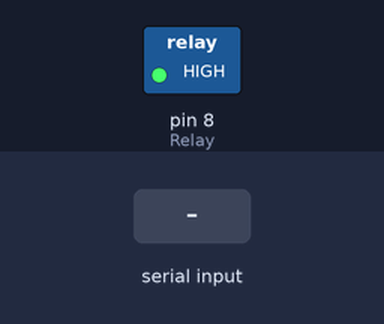
A sketch run on a simulated Arduino Uno, built with avr-gcc and run on an emulated ATmega328P. Shown: switched loads named in the sketch (green lamp = pin HIGH). The inputs (shaded band) are chosen by the test bench. The local clock reads 2024-03-15 10:24:30 at power-on unless the sketch sets it; what the sketch prints to the serial monitor is not drawn.

Above: at 2.2 s.
2.3 s: "3\n" received over Serial
At 3.4 s:
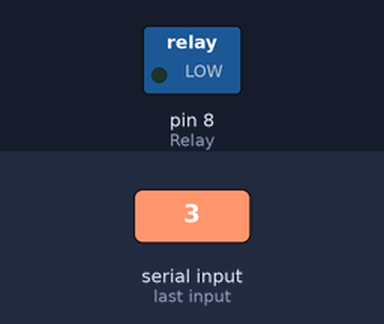
5.3 s: byte 65 ('A') received over Serial
8.3 s: byte 66 ('B') received over Serial
Timing chart, 0 to 11.3 s (numbered marks = the images above; inputs shaded):
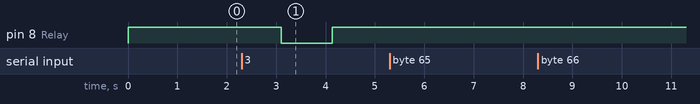

Measured:
- after the input at 2.3 s, pin 8 (Relay): HIGH → LOW after 0.80 s, → HIGH 1.0 s later
- after the input at 5.3 s, every drawn part: stays the same
- after the input at 8.3 s, every drawn part: stays the same

The sketch:

bell_for_school3.ino
```cpp
#include <DS3231.h> //Library for Real Time Clock.
#include <Wire.h>


char val;
int x = 0;


int Relay = 8; //Relay declaration pin
DS3231  rtc(SDA, SCL); //RTC declaration
Time t;
int k = 0;
void setup()
{


  Serial.begin(9600);

  rtc.begin();
  pinMode(Relay, OUTPUT);

  rtc.setTime(4 , 8 , 20); // Set the time
  rtc.setDate(12, 11, 2022); // Set the date
  rtc.setDOW("Saturday"); // Set the Day Of Week (No ring on Saturday and Sunday)
  digitalWrite(Relay, HIGH);
}

void loop() {


  Serial.print("now:  ");
  Serial.print(rtc.getTimeStr());


  Serial.print("Date: ");
  Serial.print(rtc.getDateStr());


  //lcd.begin(16, 2);

  Serial.print("Time:  ");
  Serial.print(rtc.getTimeStr());


  Serial.print("Date: ");
  Serial.print(rtc.getDateStr());

  t = rtc.getTime();

  Serial.print(" hour  ");
  Serial.print(t.hour);
  Serial.print(", ");
  Serial.print(t.min);
  Serial.print(" minutes, ");
  Serial.print(t.sec);
  Serial.println(" seconds.");
  Serial.print(t.dow);
  delay (1000);
  const int no_of_hours = 13;// Number of hours
  int now[no_of_hours] {8, 9, 10, 11, 12, 13, 14, 15, 16, 17, 18, 19}; // Hours for ring
  int minute[2] {0, 50}; // Minutes when ring
  int secunde[4] {0, 1, 2, 3}; // How many seconds ring
  bool relayflag = true;
  digitalWrite(Relay, HIGH);
  // Serial.print(t.date);

  if (Serial.available() > 0 ) {
    val = Serial.read();
    Serial.println(val);
  }
  if (t.dow == 7 && t.mon == 10 && t.hour == 3 && t.min == 0 && t.sec == 0 ) // This is for country when hours change (Summer and winter hour ) EET Romania
  {
    k = k + 1;
    if (k != 3)
    {
      rtc.setTime(02 , 00 , 00);
      k = 0;
    }

  }

  if (t.dow == 7 && t.mon ==  3 && t.hour == 2 && t.min == 0 && t.sec == 0)

  {
    k = k + 1;
    if (k != 3)
    {
      rtc.setTime(03 , 00 , 00);
      k = 0;
    }
  }
  if ( val == '2' ) // Vacation mode On
  { //program vacanta on
    x = 1;
  }


  else if ( val == 'A' ) //Vacation mode off
  {
    x = 0;
    //program vacanta off
  }
  else if (val == 'B')
  {
    //suna Ring
    digitalWrite(Relay, HIGH);

  }
  else if (val == '3')
    digitalWrite(Relay, LOW);
  if (x != 1)
  {
    if (t.dow != 6 && t.dow != 7)
    {

      for (int i = 0; i <  no_of_hours; i++) {

        if (now[i] == 20) {
          if (t.min == minute[0]
              && (t.sec == secunde[0] || t.sec == secunde[1] || t.sec == secunde[2] || t.sec == secunde[3])) {
            digitalWrite(Relay, LOW);
            Serial.println("PORNIT");//ON
            relayflag = false;
            break;
          }
        }


        if (t.hour == now[i] && (t.min == minute[0] || t.min == minute[1]) && (t.sec == secunde[0] || t.sec == secunde[1] || t.sec == secunde[2] || t.sec == secunde[3]))
        {


          digitalWrite(Relay, LOW);
          Serial.println("PORNIT");
          relayflag = false;
          break;
        }
      }
      if (((t.sec == 0 || t.sec == 1 || t.sec == 2 || t.sec == 3) && (t.min == 50 || t.min == 0) && (t.hour == 21 || t.hour == 22 || t.hour == 23 || t.hour == 24 || t.hour == 0 || t.hour == 1 || t.hour == 2 || t.hour == 3 || t.hour == 4 || t.hour == 5 || t.hour == 6 || t.hour == 7)))
      {
        digitalWrite(Relay, HIGH);


        if (relayflag) {
          digitalWrite(Relay, HIGH) ;
        }


      }
    }
  }
  ///Cod Pauza Mare
  //Code with big break
  /*


    if((t.hour==8||t.hour==9||t.hour==10)&&(t.min==0||t.min==50)&& (t.sec == secunde[0] || t.sec == secunde[1] || t.sec == secunde[2] || t.sec == secunde[3]))
       {
       digitalWrite(Releu, LOW);
           Serial.println("PORNIT");
           releuflag = false;


       }
       if(t.hour==11&&(t.min==10)&&(t.sec == secunde[0] || t.sec == secunde[1] || t.sec == secunde[2] || t.sec == secunde[3]))
         {
       digitalWrite(Releu, LOW);
           Serial.println("PORNIT");
           releuflag = false;

       }
       if((t.hour==12||t.hour==13||t.hour==14||t.hour==15||)&&(t.min==10||t.min=0)&&(t.sec == secunde[0] || t.sec == secunde[1] || t.sec == secunde[2] || t.sec == secunde[3]))
       {
       digitalWrite(Releu, LOW);
           Serial.println("PORNIT");
           releuflag = false;

       }

  */

}
```
